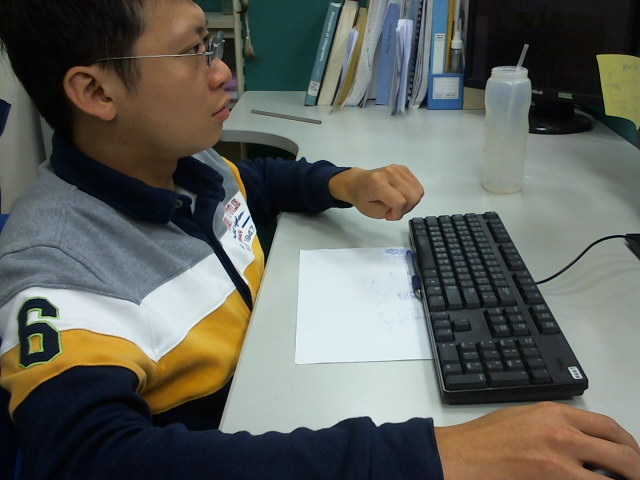
//> input picture img1_003.png, 640 x 480 px, given in place of test.1.png, which was not available
$ ./main.bak4   (built with g++ and OpenCV 4)
//> lines starting //> are read from the running program, lines starting //| are printed output that depends on the picture; pictures that were not available may be replaced by others from this repository, and a replacement may not be noted
#include <skill.hpp>

extern Point findHole(Mat& img,int diameter);

int main(int argc, char* argv[]) {
	Mat& pic = imread("test.1.png");
//> pic is the input picture: 480 rows x 640 cols, CV_8UC3; mean B, G, R 93.7, 99.7, 97.8
	//Mat& pic = imread("test.6.jpg");
	//Mat& pic = imread("test.8.jpg");
	int ww = pic.cols/3;
//> ww = 213
	int hh = pic.rows/3;
//> hh = 160
	Mat& roi = pic(Rect(ww,hh,ww,hh));
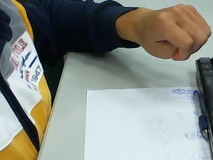
//> roi: 160 rows x 213 cols, CV_8UC3; mean B, G, R 133.6, 139.6, 135.3
	imwrite("cc.1.png",roi);
	Point a = findHole(roi,-1);
	printf("loca=(%d,%d)\n",a.x,a.y);
	return 0;
}

Point findHole(Mat& img,int diameter){
//> called with diameter = -1
	Point loc;
	Mat map;
	//cvtColor(img,gray,COLOR_BGR2GRAY);
	cvtColor(img,map,COLOR_BGR2HSV);
//> map: 160 rows x 213 cols, CV_8UC3; mean H, S, V 79.3, 70.2, 149.4
	Size ss = img.size();
//> ss = Size(213, 160)
	Mat ch[] = {
		Mat(ss,CV_8UC1),
		Mat(ss,CV_8UC1),
		Mat(ss,CV_8UC1)
	};
	split(map,ch);
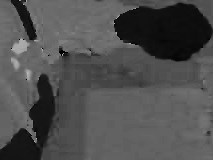
//> ch[0]: 160 rows x 213 cols, CV_8UC1; min 0, max 179, mean 79.3
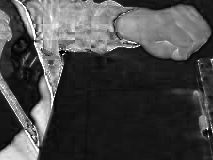
//> ch[1]: 160 rows x 213 cols, CV_8UC1; min 0, max 255, mean 70.2
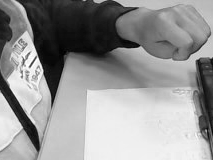
//> ch[2]: 160 rows x 213 cols, CV_8UC1; min 0, max 255, mean 149.4
	Scalar avg,dev;
	meanStdDev(ch[0],avg,dev);
//> avg = Scalar(79.28); dev = Scalar(33.23)
	Canny(ch[0],ch[1],dev[0],dev[0]*2);
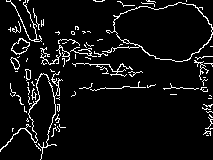
//> ch[1]: 160 rows x 213 cols, CV_8UC1; 6.6% white in thin lines or dots
//> in main, `Point a = findHole(roi,-1);`: a = Point(0, 0)
//| loca=(0,0)
 	imwrite("cc.2.png",ch[0]);
	imwrite("cc.3.png",ch[1]);
	// [17 lines of commented-out code are left out]
	return loc;
}
